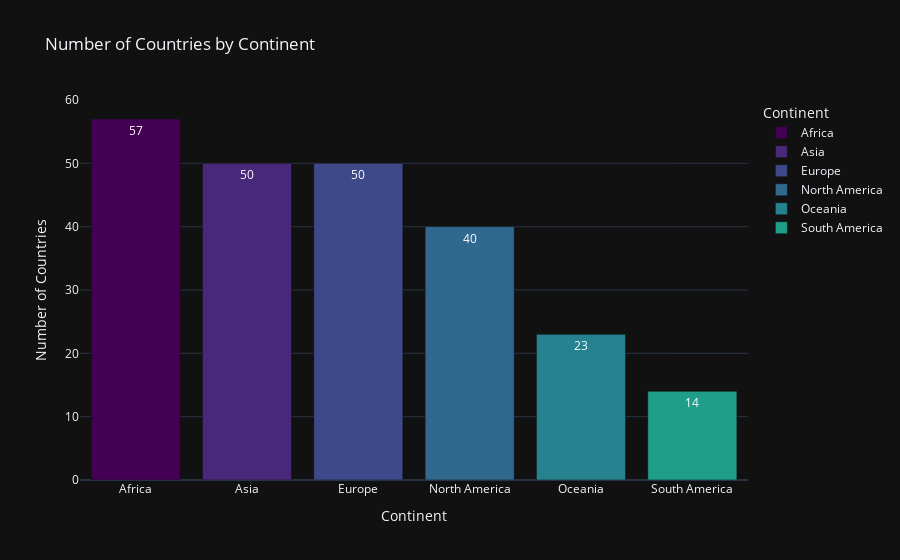

The notebook cell saved with this chart:
### Code cell
#Number of Countries by Continent
continent_counts = df['Continent'].value_counts().reset_index()
continent_counts.columns = ['Continent', 'Number of Countries']

fig = px.bar(
    continent_counts,
    x='Continent',
    y='Number of Countries',
    title='Number of Countries by Continent',
    text='Number of Countries',
    template='plotly_dark',
    color='Continent',
    color_discrete_sequence=px.colors.sequential.Viridis,
)
fig.show()

### Figure 1 — Plotly figure (JSON) as saved in the notebook; plotly's stock layout.template omitted (floating-point values rounded to 4 significant figures)
{"data": [{"alignmentgroup": "True", "hovertemplate": "Continent=%{x}<br>Number of Countries=%{text}<extra></extra>", "legendgroup": "Africa", "marker": {"color": "#440154", "pattern": {"shape": ""}}, "name": "Africa", "offsetgroup": "Africa", "orientation": "v", "showlegend": true, "text": [57], "textposition": "auto", "type": "bar", "x": ["Africa"], "xaxis": "x", "y": [57], "yaxis": "y"}, {"alignmentgroup": "True", "hovertemplate": "Continent=%{x}<br>Number of Countries=%{text}<extra></extra>", "legendgroup": "Asia", "marker": {"color": "#482878", "pattern": {"shape": ""}}, "name": "Asia", "offsetgroup": "Asia", "orientation": "v", "showlegend": true, "text": [50], "textposition": "auto", "type": "bar", "x": ["Asia"], "xaxis": "x", "y": [50], "yaxis": "y"}, {"alignmentgroup": "True", "hovertemplate": "Continent=%{x}<br>Number of Countries=%{text}<extra></extra>", "legendgroup": "Europe", "marker": {"color": "#3e4989", "pattern": {"shape": ""}}, "name": "Europe", "offsetgroup": "Europe", "orientation": "v", "showlegend": true, "text": [50], "textposition": "auto", "type": "bar", "x": ["Europe"], "xaxis": "x", "y": [50], "yaxis": "y"}, {"alignmentgroup": "True", "hovertemplate": "Continent=%{x}<br>Number of Countries=%{text}<extra></extra>", "legendgroup": "North America", "marker": {"color": "#31688e", "pattern": {"shape": ""}}, "name": "North America", "offsetgroup": "North America", "orientation": "v", "showlegend": true, "text": [40], "textposition": "auto", "type": "bar", "x": ["North America"], "xaxis": "x", "y": [40], "yaxis": "y"}, {"alignmentgroup": "True", "hovertemplate": "Continent=%{x}<br>Number of Countries=%{text}<extra></extra>", "legendgroup": "Oceania", "marker": {"color": "#26828e", "pattern": {"shape": ""}}, "name": "Oceania", "offsetgroup": "Oceania", "orientation": "v", "showlegend": true, "text": [23], "textposition": "auto", "type": "bar", "x": ["Oceania"], "xaxis": "x", "y": [23], "yaxis": "y"}, {"alignmentgroup": "True", "hovertemplate": "Continent=%{x}<br>Number of Countries=%{text}<extra></extra>", "legendgroup": "South America", "marker": {"color": "#1f9e89", "pattern": {"shape": ""}}, "name": "South America", "offsetgroup": "South America", "orientation": "v", "showlegend": true, "text": [14], "textposition": "auto", "type": "bar", "x": ["South America"], "xaxis": "x", "y": [14], "yaxis": "y"}], "layout": {"barmode": "relative", "legend": {"title": {"text": "Continent"}, "tracegroupgap": 0}, "title": {"text": "Number of Countries by Continent"}, "xaxis": {"anchor": "y", "categoryarray": ["Africa", "Asia", "Europe", "North America", "Oceania", "South America"], "categoryorder": "array", "domain": [0, 1], "title": {"text": "Continent"}}, "yaxis": {"anchor": "x", "domain": [0, 1], "title": {"text": "Number of Countries"}}}}
